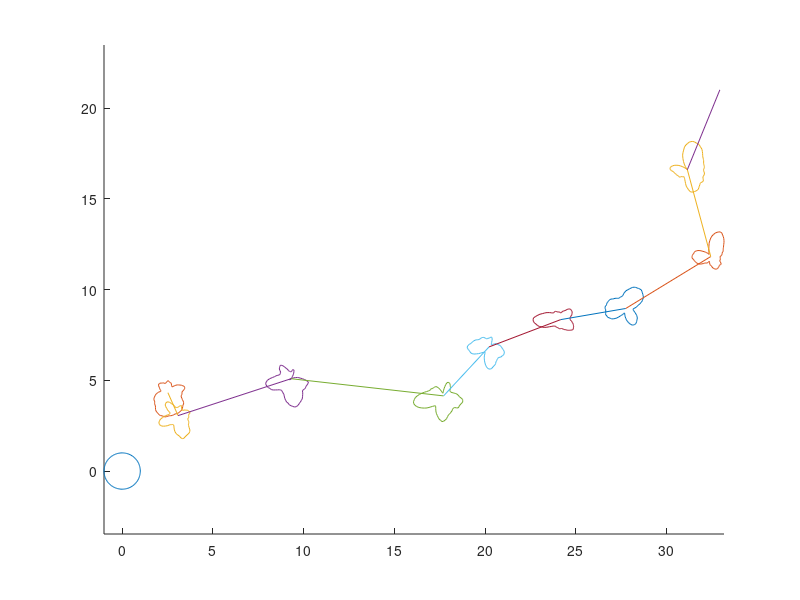

MATLAB code for this plot:
% migration test

clear all
close all

centroid = 0;
velocity = 5* exp(1i*rand()*2*pi);
% speed limiting factor
Smax = 3;
S0 = randi(Smax);
B0 = 1;
alphaS = 0.5;
alphaB = 0.5;
% boundary frequency
f = 10;
% number of boundary sample points
Nb = 100;
%create a correlation matrix
% s = Nb:-1:1;
s = [f:-1: 1 zeros(1,Nb-2*f+1) 1:f-1];
for i = 1:Nb
    C(i,:) = circshift(s, [1,i-1]);
end
C = C/sum(C(1,:), 2);

radials = ones(Nb, 1);

rng = linspace(0, 2*pi, Nb+1)';

figure; axis equal; hold on

for i = 1:10

    if rand() < 0.25
        S0 = randi(Smax);
    end
    bndry = [radials; radials(1)] .* exp(1i*rng);
    pCell = plot(centroid + bndry);
    centroid = centroid + velocity;
    cen(i) = centroid;
    if i > 1, line(real(cen(i-1:i))', imag(cen(i-1:i))'); end
    velocity = velocity + 5*[1 1i]*randn(2,1);
    S = abs(velocity);
    velocity = velocity / S;
    S = S + alphaS * (S0 - S);
    velocity = velocity * S;
    radials = radials + alphaB * (B0 - radials) +  1 * C * randn(Nb, 1);
    
end